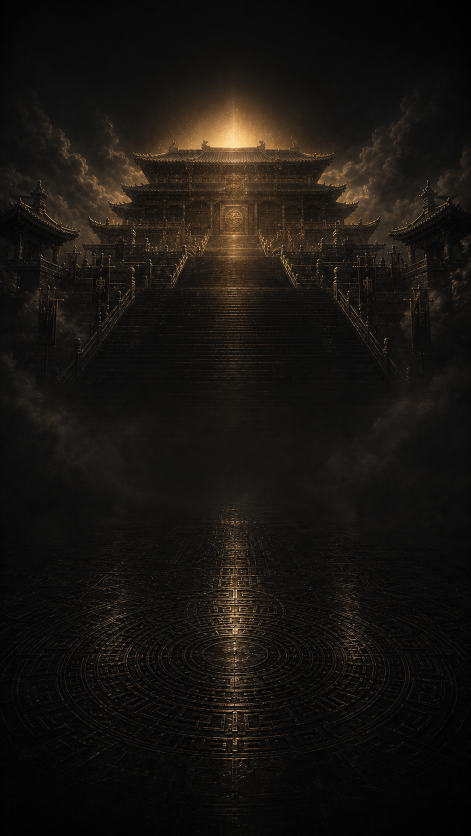
#> input picture art_sources/hall/qin_hall_background_source.png, 941 x 1672 px (shown at 1/2 size)
$ python generate_qin_hall_skin.py
#> lines starting #> are read from the running program, lines starting #| are printed output that depends on the picture
#!/usr/bin/env python3
"""Generate deterministic black-gold art slices for panelMain's discovery page.

The runtime logo and selected discovery button are exported as static Sprite
images.  The existing nodes remain in panelMain, while their former
DragonBones components are replaced by cc.Sprite components in the prefab.
"""

from __future__ import annotations

import json
import math
from pathlib import Path

import numpy as np
from PIL import Image, ImageChops, ImageDraw, ImageEnhance, ImageFilter, ImageFont, ImageOps


ROOT = Path(__file__).resolve().parents[1]
HALL = ROOT / "assets" / "ImagesLuck" / "大厅"
COMMON = ROOT / "assets" / "ImagesLuck" / "公用1"
OLD_HALL = ROOT / "assets" / "imagesKK" / "游戏大厅"
OTHER = ROOT / "assets" / "resources" / "other"
LOGO_ATLAS = ROOT / "assets" / "ImagesLuck" / "动画" / "大厅LOGO动画" / "logo_tex.png"
NAV_ATLAS = ROOT / "assets" / "ImagesLuck" / "动画" / "导航按钮动画" / "MainButton_backup_tex.png"
ART = ROOT / "art_sources" / "hall"

BACKGROUND_SOURCE = ART / "qin_hall_background_source.png"
PAIGOW_SOURCE = ART / "qin_paigow_source.png"

PING = ROOT / "assets" / "font" / "PingFF.ttf"
HEITI = Path("/System/Library/Fonts/STHeiti Medium.ttc")
SONGTI = Path("/System/Library/Fonts/Supplemental/Songti.ttc")
LATIN = Path("/System/Library/Fonts/Supplemental/Times New Roman Bold.ttf")

GOLD_HI = (255, 239, 184, 255)
GOLD = (218, 164, 74, 255)
GOLD_MID = (168, 105, 33, 255)
GOLD_DARK = (82, 46, 14, 255)
OBSIDIAN = (9, 8, 7, 246)
S = 4


def font(path: Path, size: float, index: int = 0) -> ImageFont.FreeTypeFont:
    return ImageFont.truetype(str(path), round(size * S), index=index)


def vertical_gradient(size: tuple[int, int], top: tuple[int, ...], bottom: tuple[int, ...]) -> Image.Image:
    return gradient(size, top, bottom)


def gradient(size: tuple[int, int], top: tuple[int, ...], bottom: tuple[int, ...]) -> Image.Image:
    """Efficient vertical gradient (kept separate for readability)."""
    mode = "RGBA" if len(top) == 4 else "RGB"
    column = Image.new(mode, (1, size[1]))
    values = []
    for y in range(size[1]):
        t = y / max(1, size[1] - 1)
        values.append(tuple(round(top[i] * (1 - t) + bottom[i] * t) for i in range(len(top))))
    column.putdata(values)
    return column.resize(size)


# [45 lines left out: functions center_text, text_mask, metal_text, letterspaced, not called in this run]


def meta_trim(path: Path) -> tuple[int, int, int, int]:
    data = json.loads(path.with_suffix(path.suffix + ".meta").read_text(encoding="utf-8"))
    sub = next(iter(data.get("subMetas", {}).values()))
    return int(sub["trimX"]), int(sub["trimY"]), int(sub["width"]), int(sub["height"])


def constrain_alpha_to_meta(path: Path, image: Image.Image) -> Image.Image:
    """Keep Creator's current automatic-trim bounds byte-for-byte compatible."""
    if image.mode != "RGBA":
        return image
    x, y, w, h = meta_trim(path)
    alpha = image.getchannel("A")
    clipped = Image.new("L", image.size, 0)
    clipped.paste(alpha.crop((x, y, x + w, y + h)), (x, y))
    image.putalpha(clipped)
    px = image.load()
    for point in ((x, y), (x + w - 1, y), (x, y + h - 1), (x + w - 1, y + h - 1)):
        r, g, b, a = px[point]
        if a < 8:
            px[point] = (r or 128, g or 78, b or 24, 8)
    return image


def save(path: Path, image: Image.Image, rgb: bool = False) -> Path:
    image = image.convert("RGB" if rgb else "RGBA")
    if not rgb:
        image = constrain_alpha_to_meta(path, image)
    image.save(path, optimize=True)
    return path


def make_background() -> Path:
    source = Image.open(BACKGROUND_SOURCE).convert("RGB")
#> source is the input picture: PIL image 941x1672 RGB; mean R, G, B 24.1, 20.5, 16.8
    image = ImageOps.fit(source, (750, 1334), Image.Resampling.LANCZOS, centering=(0.5, 0.5))
    image = ImageEnhance.Color(image).enhance(0.78)
    image = ImageEnhance.Contrast(image).enhance(1.08).convert("RGBA")
#> image: PIL image 750x1334 RGBA

    # Keep controls readable and make the lower room-list area deliberately quiet.
    overlay = Image.new("RGBA", image.size, (0, 0, 0, 0))
#> overlay: PIL image 750x1334 RGBA; every value is 0
    draw = ImageDraw.Draw(overlay)
    draw.rectangle((0, 0, 750, 105), fill=(0, 0, 0, 85))
    for y in range(335, 1240):
        if y < 540:
            alpha = round(48 + (y - 335) * 0.22)
        else:
            alpha = round(93 + min(50, (y - 540) * 0.07))
        draw.line((0, y, 750, y), fill=(1, 1, 1, alpha))
    draw.rectangle((0, 1180, 750, 1334), fill=(0, 0, 0, 105))
    image.alpha_composite(overlay)
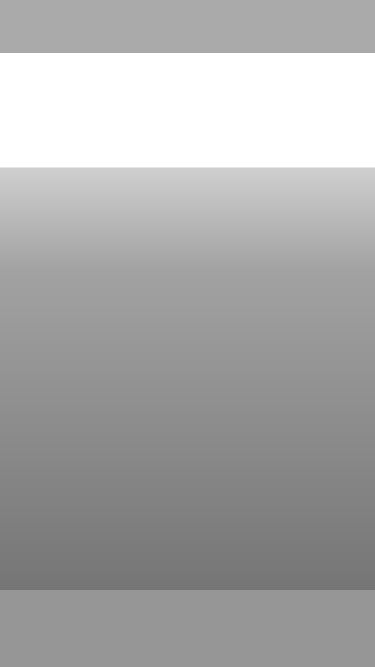
#> overlay: PIL image 750x1334 RGBA (shown at 1/2 size); mean R, G, B, A 0.6, 0.6, 0.6, 85; transparent parts drawn white
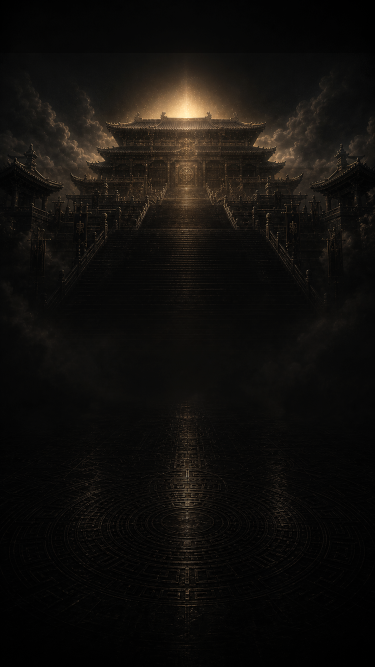
#> image: PIL image 750x1334 RGBA (shown at 1/2 size); mean R, G, B, A 17.3, 15.1, 12.4, 255

    vignette = Image.new("L", image.size, 235)
#> vignette: PIL image 750x1334 L; every value is 235
    vd = ImageDraw.Draw(vignette)
    vd.ellipse((-190, -60, 940, 1500), fill=0)
    vignette = vignette.filter(ImageFilter.GaussianBlur(120))
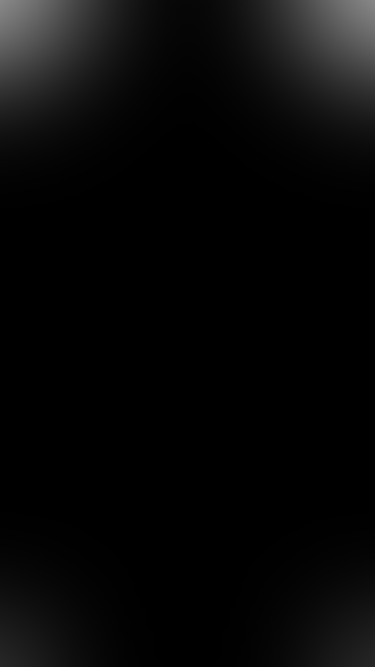
#> vignette: PIL image 750x1334 L (shown at 1/2 size); min 0, max 136, mean 8
    shade = Image.new("RGBA", image.size, (0, 0, 0, 0))
    shade.putalpha(vignette.point(lambda p: round(p * 0.44)))
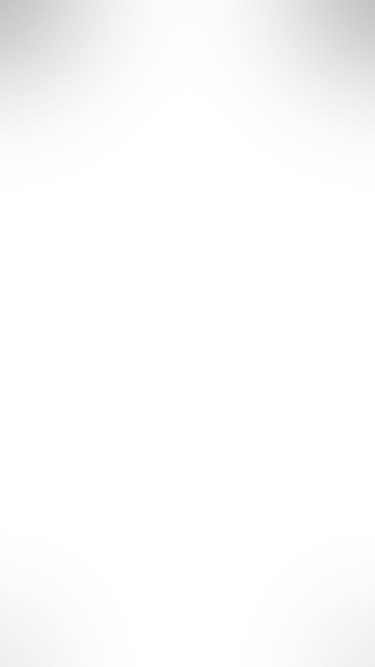
#> shade: PIL image 750x1334 RGBA (shown at 1/2 size); mean R, G, B, A 0, 0, 0, 3.5; transparent parts drawn white
    image.alpha_composite(shade)
    return save(HALL / "大厅背景.png", image, rgb=True)


def make_top() -> Path:
    size = (750 * S, 92 * S)
#> size = (3000, 368)
    image = gradient(size, (6, 6, 6, 246), (13, 10, 7, 215))
#> the loop in gradient, `for y in range(size[1]):` made 368 passes
#> t on passes 1 to 3: 0, 0.00272, 0.00545
#> after the loop in gradient, `for y in range(size[1]):`: values = 368 items, first 6: (6, 6, 6, 246), (6, 6, 6, 246), (6, 6, 6, 246), (6, 6, 6, 246), (6, 6, 6, 246), (6, 6, 6, 246)
#> in gradient, `return column.resize(size)`:
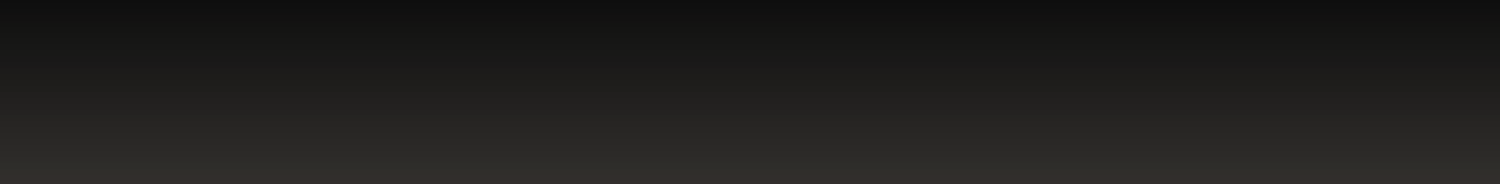
#> returned value: PIL image 3000x368 RGBA (shown at 1/2 size); mean R, G, B, A 9, 7.6, 6, 230.5; transparent parts drawn white
    draw = ImageDraw.Draw(image)
    draw.rectangle((0, 78 * S, 750 * S, 91 * S), fill=(5, 4, 3, 235))
    draw.line((0, 78 * S, 750 * S, 78 * S), fill=(91, 52, 18, 220), width=S)
    draw.line((0, 82 * S, 750 * S, 82 * S), fill=(245, 204, 119, 220), width=S)
    draw.line((0, 85 * S, 750 * S, 85 * S), fill=(104, 59, 18, 210), width=S)
    for inset, alpha in ((36, 110), (86, 65), (144, 36)):
        draw.arc((inset * S, -82 * S, (750 - inset) * S, 93 * S), 8, 172,
                 fill=(205, 139, 48, alpha), width=S)
    cx, cy = 375 * S, 82 * S
    draw.polygon(((cx, cy - 7 * S), (cx + 7 * S, cy), (cx, cy + 7 * S), (cx - 7 * S, cy)),
                 fill=(10, 8, 5, 255), outline=(246, 210, 132, 255))
    draw.ellipse((cx - S, cy - S, cx + S, cy + S), fill=(255, 237, 173, 255))
    return save(COMMON / "顶部.png", image.resize((750, 92), Image.Resampling.LANCZOS))
#> call 2 of save, with rgb = False
#> in save (call 2), `image = image.convert("RGB" if rgb else "RGBA")`:
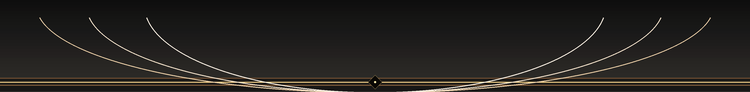
#> image: PIL image 750x92 RGBA; mean R, G, B, A 14.9, 11.6, 7.3, 229.3; transparent parts drawn white


# [488 lines left out: functions make_title, make_customer_service, rounded_panel, make_filter_bar, make_quick_join, make_selection and 18 more, not called in this run]


def main() -> None:
    ART.mkdir(parents=True, exist_ok=True)
    outputs: list[Path] = [
        make_background(), make_top(), make_title(), make_customer_service(),
        make_filter_bar(), make_quick_join(), make_selection(),
        make_room_frame(), make_big_icon(), make_game_name(),
        make_small_icon(1, (33, 33)), make_small_icon(2, (28, 32)), make_small_icon(3, (24, 33)),
        make_status("状态_准备.png", "等待中", True),
        make_status("状态_等待中.png", "等待中", True),
        make_status("状态_游戏中.png", "游戏中", True),
        make_status("状态_参与过.png", "参与过", False),
        make_bottom_bar(), make_static_main_visual(), make_static_discovery_button(),
    ]
    outputs.extend(make_number(name, size) for name, size in (
        ("1", (20, 28)), ("2", (23, 29)), ("5", (23, 28)), ("10", (37, 29)), ("20", (39, 29)),
    ))
    outputs.extend(make_nav_icons())
    outputs.append(make_preview())
    for output in outputs:
        print(output.relative_to(ROOT))


if __name__ == "__main__":
#> (the run stopped early here; a loop or call above may not have finished)

$ run again, with art_sources/announcement/v7_long_floor_source.png copied over art_sources/hall/qin_hall_background_source.png
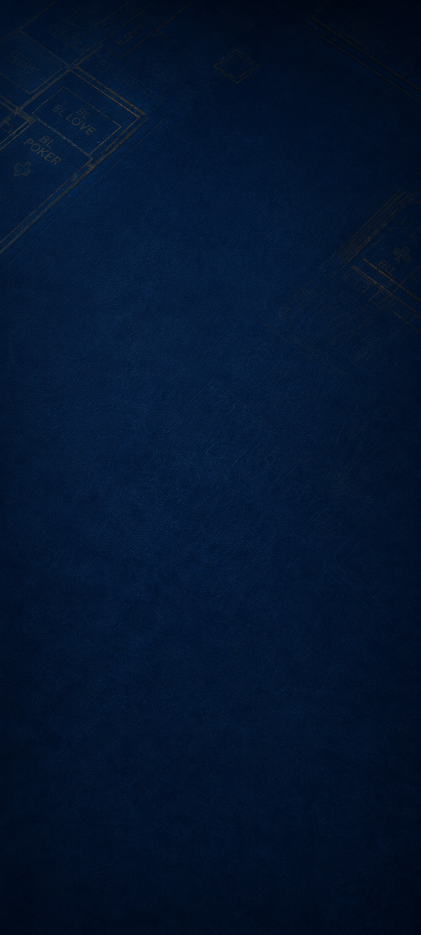
#> input picture art_sources/announcement/v7_long_floor_source.png, 841 x 1870 px (shown at 1/2 size)
#> in make_background, source is the input picture: PIL image 841x1870 RGB; mean R, G, B 3.6, 21.3, 46.8
#> in make_background, `image = ImageOps.fit(source, (750, 1334), Image.Resampling.LANCZOS, ce..`:
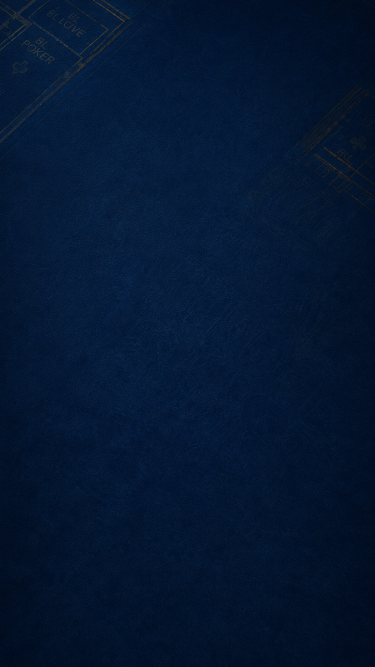
#> image: PIL image 750x1334 RGB (shown at 1/2 size); mean R, G, B 4.1, 22.9, 49.8
#> in make_background, `image.alpha_composite(overlay)`:
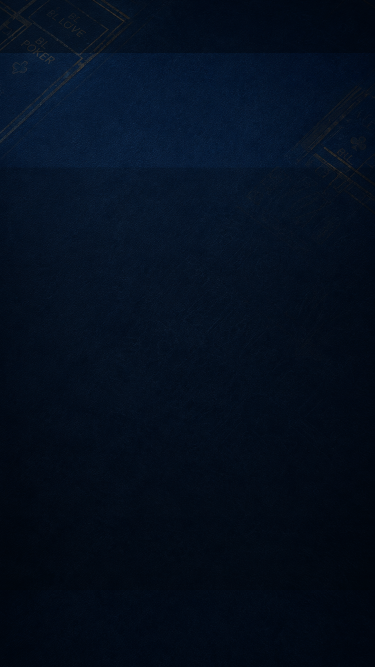
#> image: PIL image 750x1334 RGBA (shown at 1/2 size); mean R, G, B, A 4.1, 15, 30.1, 255
#> size = (3000, 368)
#> the loop in gradient, `for y in range(size[1]):` made 368 passes
#> t on passes 1 to 3: 0, 0.00272, 0.00545
#> after the loop in gradient, `for y in range(size[1]):`: values = 368 items, first 6: (6, 6, 6, 246), (6, 6, 6, 246), (6, 6, 6, 246), (6, 6, 6, 246), (6, 6, 6, 246), (6, 6, 6, 246)

$ run again, with art_sources/drh8/qin_card_back_variant1_source.png copied over art_sources/hall/qin_hall_background_source.png
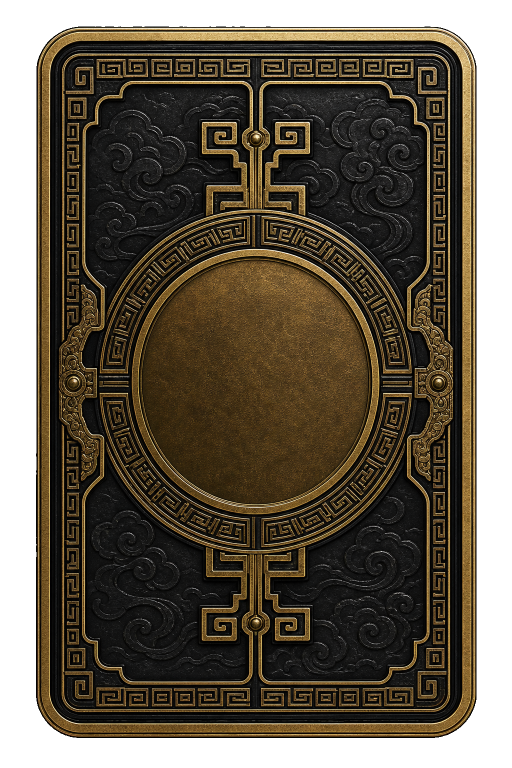
#> input picture art_sources/drh8/qin_card_back_variant1_source.png, 1024 x 1536 px (shown at 1/2 size)
#> in make_background, `image = ImageEnhance.Color(image).enhance(0.78)`:
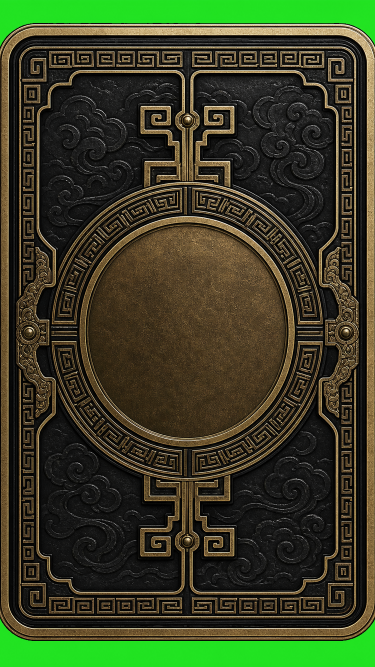
#> image: PIL image 750x1334 RGB (shown at 1/2 size); mean R, G, B 55.7, 62.8, 34.8
#> in make_background, `image.alpha_composite(overlay)`:
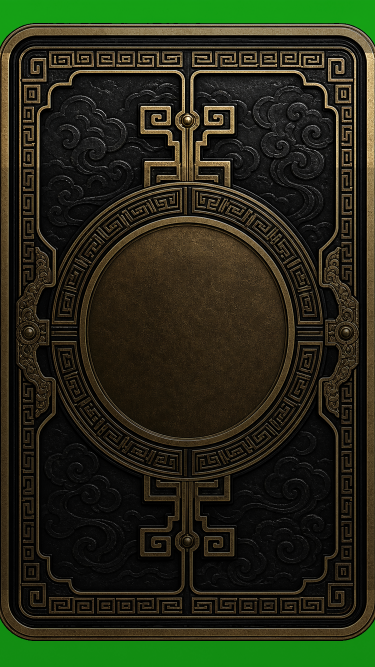
#> image: PIL image 750x1334 RGBA (shown at 1/2 size); mean R, G, B, A 37.5, 42.1, 22.9, 255
#> size = (3000, 368)
#> the loop in gradient, `for y in range(size[1]):` made 368 passes
#> t on passes 1 to 3: 0, 0.00272, 0.00545
#> after the loop in gradient, `for y in range(size[1]):`: values = 368 items, first 6: (6, 6, 6, 246), (6, 6, 6, 246), (6, 6, 6, 246), (6, 6, 6, 246), (6, 6, 6, 246), (6, 6, 6, 246)
